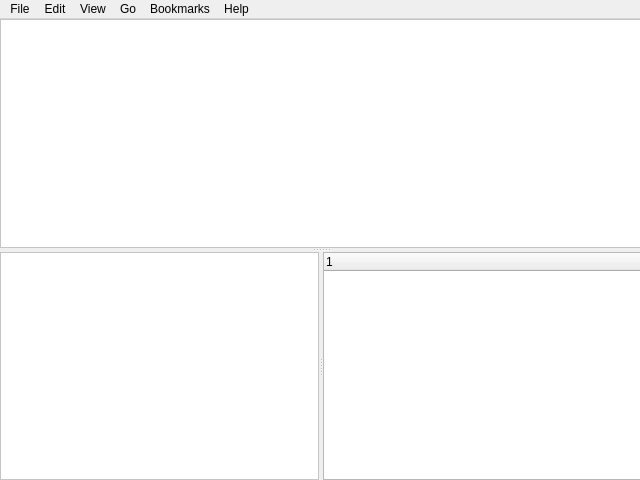
<?xml version="1.0" encoding="UTF-8"?>
<ui version="4.0">
 <class>SPMQMainWindow</class>
 <widget class="QMainWindow" name="SPMQMainWindow">
  <property name="geometry">
   <rect>
    <x>0</x>
    <y>0</y>
    <width>640</width>
    <height>480</height>
   </rect>
  </property>
  <property name="windowTitle">
   <string>RLC Cut Out Gui</string>
  </property>
  <widget class="QWidget" name="centralwidget">

   <widget class="QSplitter" name="Vsplitter">
    <property name="geometry">
     <rect>
      <x>0</x>
      <y>0</y>
      <width>641</width>
      <height>461</height>
     </rect>
    </property>
    <property name="orientation">
     <enum>Qt::Orientation::Vertical</enum>
    </property>

    <!-- Top pane -->
    <widget class="QPlainTextEdit" name="plainTextEditIssue">
     <property name="sizePolicy">
      <sizepolicy hsizetype="Preferred" vsizetype="Preferred">
       <horstretch>0</horstretch>
       <verstretch>0</verstretch>
      </sizepolicy>
     </property>
     <property name="styleSheet">
      <string notr="true">QPlainTextEdit {
    background-color: white;
}
QPlainTextEdit QScrollBar {
    background: none;
}
      </string>
     </property>
     <property name="lineWrapMode">
      <enum>QPlainTextEdit::LineWrapMode::NoWrap</enum>
     </property>
    </widget>

    <!-- Bottom pane: horizontal splitter -->
    <widget class="QSplitter" name="Hsplitter">
     <property name="orientation">
      <enum>Qt::Orientation::Horizontal</enum>
     </property>

     <!-- Left side -->
     <widget class="QPlainTextEdit" name="plainTextEditViewCurrentFile">
      <property name="sizePolicy">
       <sizepolicy hsizetype="Expanding" vsizetype="Expanding">
        <horstretch>0</horstretch>
        <verstretch>0</verstretch>
       </sizepolicy>
      </property>
      <property name="styleSheet">
       <string notr="true">QPlainTextEdit {
    background-color: white;
}
QPlainTextEdit QScrollBar {
    background: none;
}
       </string>
      </property>
      <property name="lineWrapMode">
       <enum>QPlainTextEdit::LineWrapMode::NoWrap</enum>
      </property>
     </widget>

     <!-- Right side -->
     <widget class="QTreeWidget" name="treeWidgetFileList">
      <column>
       <property name="text">
        <string notr="true">1</string>
       </property>
      </column>
     </widget>
    </widget>
   </widget>
  </widget>
  <widget class="QMenuBar" name="menubar">
   <property name="geometry">
    <rect>
     <x>0</x>
     <y>0</y>
     <width>640</width>
     <height>21</height>
    </rect>
   </property>
   <widget class="QMenu" name="menuFile">
    <property name="title">
     <string>File</string>
    </property>
    <addaction name="actionNew_Tab"/>
    <addaction name="actionNew_Window"/>
    <addaction name="actionCreate_New_Folder"/>
    <addaction name="actionCreate_New_Document"/>
    <addaction name="separator"/>
    <addaction name="actionConnect_to_Server"/>
    <addaction name="separator"/>
    <addaction name="actionProperties"/>
    <addaction name="separator"/>
    <addaction name="actionClose_All_Windows"/>
    <addaction name="actionClose"/>
   </widget>
   <widget class="QMenu" name="menuEdit">
    <property name="title">
     <string>Edit</string>
    </property>
    <addaction name="actionUndo"/>
    <addaction name="actionRedo"/>
    <addaction name="separator"/>
    <addaction name="actionCut"/>
    <addaction name="actionCopy"/>
    <addaction name="actionPaste"/>
    <addaction name="separator"/>
    <addaction name="actionSelect_All"/>
    <addaction name="actionSelect_Items_Matching"/>
    <addaction name="actionInvert_Selection"/>
    <addaction name="separator"/>
    <addaction name="actionDuplicate"/>
    <addaction name="actionMake_Links"/>
    <addaction name="actionRename"/>
    <addaction name="actionCopy_to"/>
    <addaction name="separator"/>
    <addaction name="actionMove_to_Trash"/>
    <addaction name="separator"/>
    <addaction name="actionPreferences"/>
   </widget>
   <widget class="QMenu" name="menuView">
    <property name="title">
     <string>View</string>
    </property>
    <addaction name="actionStop"/>
    <addaction name="actionReload"/>
    <addaction name="separator"/>
    <addaction name="actionSidebar"/>
    <addaction name="actionMain_Toolbar"/>
    <addaction name="actionStatusbar"/>
    <addaction name="actionExtra_Pane"/>
    <addaction name="separator"/>
    <addaction name="actionReset_View_to_Defaults"/>
    <addaction name="actionShow_Hidden_Files"/>
    <addaction name="separator"/>
    <addaction name="actionArrange_Items"/>
    <addaction name="actionOrganize_by_Name"/>
    <addaction name="separator"/>
    <addaction name="actionZoom_In"/>
    <addaction name="actionZoom_Out"/>
    <addaction name="actionNormal_Size"/>
    <addaction name="separator"/>
    <addaction name="actionIcons"/>
    <addaction name="actionList"/>
    <addaction name="actionCompact"/>
   </widget>
   <widget class="QMenu" name="menuGo">
    <property name="title">
     <string>Go</string>
    </property>
    <addaction name="actionOpen_Parent"/>
    <addaction name="actionBack"/>
    <addaction name="actionForward"/>
    <addaction name="actionSame_Location_as_Other_Pane"/>
    <addaction name="separator"/>
    <addaction name="actionHome"/>
    <addaction name="actionComputer"/>
    <addaction name="actionTemplates"/>
    <addaction name="actionTrash"/>
    <addaction name="actionNetwork"/>
    <addaction name="actionLocation"/>
    <addaction name="actionSearch_for_Files"/>
   </widget>
   <widget class="QMenu" name="menuBookmarks">
    <property name="title">
     <string>Bookmarks</string>
    </property>
    <addaction name="actionAdd_Bookmark"/>
    <addaction name="actionEdit_Bookmarks"/>
    <addaction name="separator"/>
   </widget>
   <widget class="QMenu" name="menuHelp">
    <property name="title">
     <string>Help</string>
    </property>
    <addaction name="actionAll_Topics"/>
    <addaction name="actionSearch_for_Files_2"/>
    <addaction name="actionSort_files_and_folders"/>
    <addaction name="actionFind_a_lost_file"/>
    <addaction name="actionShare_and_transfer_files"/>
    <addaction name="separator"/>
    <addaction name="actionAbout"/>
   </widget>
   <addaction name="menuFile"/>
   <addaction name="menuEdit"/>
   <addaction name="menuView"/>
   <addaction name="menuGo"/>
   <addaction name="menuBookmarks"/>
   <addaction name="menuHelp"/>
  </widget>
  <action name="actionNew_Tab">
   <property name="text">
    <string>New Tab</string>
   </property>
  </action>
  <action name="actionNew_Window">
   <property name="text">
    <string>New Window</string>
   </property>
  </action>
  <action name="actionCreate_New_Folder">
   <property name="text">
    <string>Create New Folder</string>
   </property>
  </action>
  <action name="actionCreate_New_Document">
   <property name="text">
    <string>Create New Document</string>
   </property>
  </action>
  <action name="actionConnect_to_Server">
   <property name="text">
    <string>Connect to Server...</string>
   </property>
  </action>
  <action name="actionProperties">
   <property name="text">
    <string>Properties</string>
   </property>
  </action>
  <action name="actionClose_All_Windows">
   <property name="text">
    <string>Close All Windows</string>
   </property>
  </action>
  <action name="actionClose">
   <property name="text">
    <string>Close</string>
   </property>
  </action>
  <action name="actionUndo">
   <property name="text">
    <string>Undo</string>
   </property>
  </action>
  <action name="actionRedo">
   <property name="text">
    <string>Redo</string>
   </property>
  </action>
  <action name="actionCut">
   <property name="text">
    <string>Cut</string>
   </property>
  </action>
  <action name="actionCopy">
   <property name="text">
    <string>Copy</string>
   </property>
  </action>
  <action name="actionPaste">
   <property name="text">
    <string>Paste</string>
   </property>
  </action>
  <action name="actionSelect_All">
   <property name="text">
    <string>Select All</string>
   </property>
  </action>
  <action name="actionSelect_Items_Matching">
   <property name="text">
    <string>Select Items Matching...</string>
   </property>
  </action>
  <action name="actionInvert_Selection">
   <property name="text">
    <string>Invert Selection</string>
   </property>
  </action>
  <action name="actionDuplicate">
   <property name="text">
    <string>Duplicate</string>
   </property>
  </action>
  <action name="actionMake_Links">
   <property name="text">
    <string>Make Links</string>
   </property>
  </action>
  <action name="actionRename">
   <property name="text">
    <string>Rename...</string>
   </property>
  </action>
  <action name="actionCopy_to">
   <property name="text">
    <string>Copy to</string>
   </property>
  </action>
  <action name="actionMove_to_Trash">
   <property name="text">
    <string>Move to Trash</string>
   </property>
  </action>
  <action name="actionPreferences">
   <property name="text">
    <string>Preferences</string>
   </property>
  </action>
  <action name="actionStop">
   <property name="text">
    <string>Stop</string>
   </property>
  </action>
  <action name="actionReload">
   <property name="text">
    <string>Reload</string>
   </property>
  </action>
  <action name="actionSidebar">
   <property name="checkable">
    <bool>true</bool>
   </property>
   <property name="text">
    <string>Sidebar</string>
   </property>
  </action>
  <action name="actionMain_Toolbar">
   <property name="checkable">
    <bool>true</bool>
   </property>
   <property name="text">
    <string>Main Toolbar</string>
   </property>
  </action>
  <action name="actionStatusbar">
   <property name="checkable">
    <bool>true</bool>
   </property>
   <property name="text">
    <string>Statusbar</string>
   </property>
  </action>
  <action name="actionExtra_Pane">
   <property name="text">
    <string>Extra Pane</string>
   </property>
  </action>
  <action name="actionReset_View_to_Defaults">
   <property name="text">
    <string>Reset View to Defaults</string>
   </property>
  </action>
  <action name="actionShow_Hidden_Files">
   <property name="text">
    <string>Show Hidden Files</string>
   </property>
  </action>
  <action name="actionArrange_Items">
   <property name="text">
    <string>Arrange Items</string>
   </property>
  </action>
  <action name="actionOrganize_by_Name">
   <property name="text">
    <string>Organize by Name</string>
   </property>
  </action>
  <action name="actionZoom_In">
   <property name="text">
    <string>Zoom In</string>
   </property>
  </action>
  <action name="actionZoom_Out">
   <property name="text">
    <string>Zoom Out</string>
   </property>
  </action>
  <action name="actionNormal_Size">
   <property name="text">
    <string>Normal Size</string>
   </property>
  </action>
  <action name="actionIcons">
   <property name="text">
    <string>Icons</string>
   </property>
  </action>
  <action name="actionList">
   <property name="text">
    <string>List</string>
   </property>
  </action>
  <action name="actionCompact">
   <property name="text">
    <string>Compact</string>
   </property>
  </action>
  <action name="actionOpen_Parent">
   <property name="text">
    <string>Open Parent</string>
   </property>
  </action>
  <action name="actionBack">
   <property name="text">
    <string>Back</string>
   </property>
  </action>
  <action name="actionForward">
   <property name="text">
    <string>Forward</string>
   </property>
  </action>
  <action name="actionSame_Location_as_Other_Pane">
   <property name="text">
    <string>Same Location as Other Pane</string>
   </property>
  </action>
  <action name="actionHome">
   <property name="text">
    <string>Home</string>
   </property>
  </action>
  <action name="actionComputer">
   <property name="text">
    <string>Computer</string>
   </property>
  </action>
  <action name="actionTemplates">
   <property name="text">
    <string>Templates</string>
   </property>
  </action>
  <action name="actionTrash">
   <property name="text">
    <string>Trash</string>
   </property>
  </action>
  <action name="actionNetwork">
   <property name="text">
    <string>Network</string>
   </property>
  </action>
  <action name="actionLocation">
   <property name="text">
    <string>Location...</string>
   </property>
  </action>
  <action name="actionSearch_for_Files">
   <property name="text">
    <string>Search for Files...</string>
   </property>
  </action>
  <action name="actionAdd_Bookmark">
   <property name="text">
    <string>Add Bookmark</string>
   </property>
  </action>
  <action name="actionEdit_Bookmarks">
   <property name="text">
    <string>Edit Bookmarks...</string>
   </property>
  </action>
  <action name="actionAll_Topics">
   <property name="text">
    <string>All Topics</string>
   </property>
  </action>
  <action name="actionSearch_for_Files_2">
   <property name="text">
    <string>Search for Files</string>
   </property>
  </action>
  <action name="actionSort_files_and_folders">
   <property name="text">
    <string>Sort files and folders</string>
   </property>
  </action>
  <action name="actionFind_a_lost_file">
   <property name="text">
    <string>Find a lost file</string>
   </property>
  </action>
  <action name="actionShare_and_transfer_files">
   <property name="text">
    <string>Share and transfer files</string>
   </property>
  </action>
  <action name="actionAbout">
   <property name="text">
    <string>About</string>
   </property>
  </action>
 </widget>
 <resources/>
 <connections/>
</ui>
